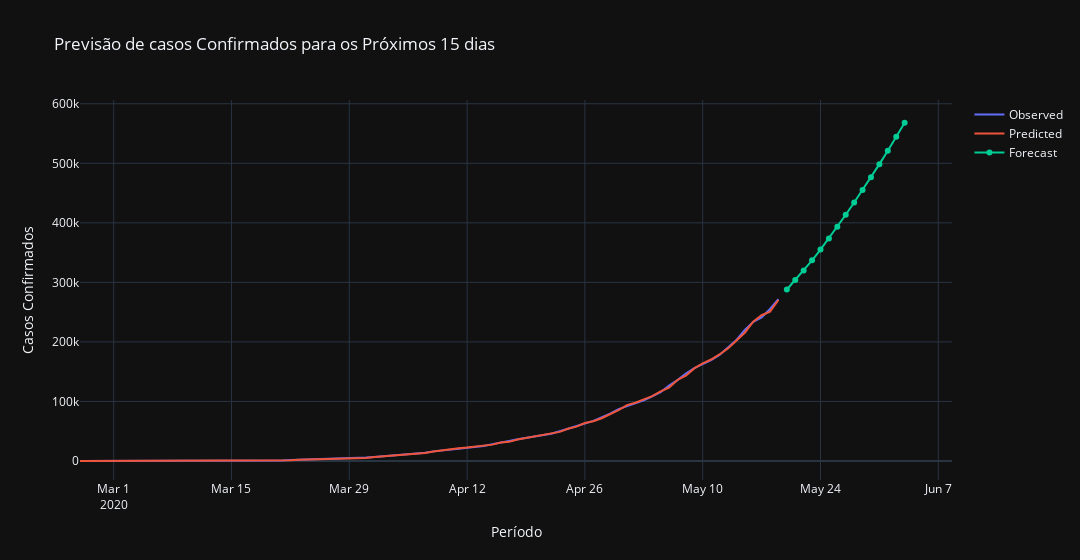

The notebook cell this image was saved under:
### Code cell
# Visualizando os dados de previsão do modelo
fig = go.Figure(go.Scatter(
    x=confirmados.index,
    y=confirmados,
    name='Observed'
))

fig.add_trace(go.Scatter(
    x=confirmados.index,
    y=modelo.predict_in_sample(),
    name='Predicted'
))

fig.add_trace(go.Scatter(
    x=pd.date_range('2020-05-20', '2020-06-05'),
    y=modelo.predict(15),
    name='Forecast'
))

fig.update_layout(
    template='plotly_dark',
    width=1080,
    title='Previsão de casos Confirmados para os Próximos 15 dias',
    yaxis_title='Casos Confirmados',
    xaxis_title='Período'
)

fig.show()
